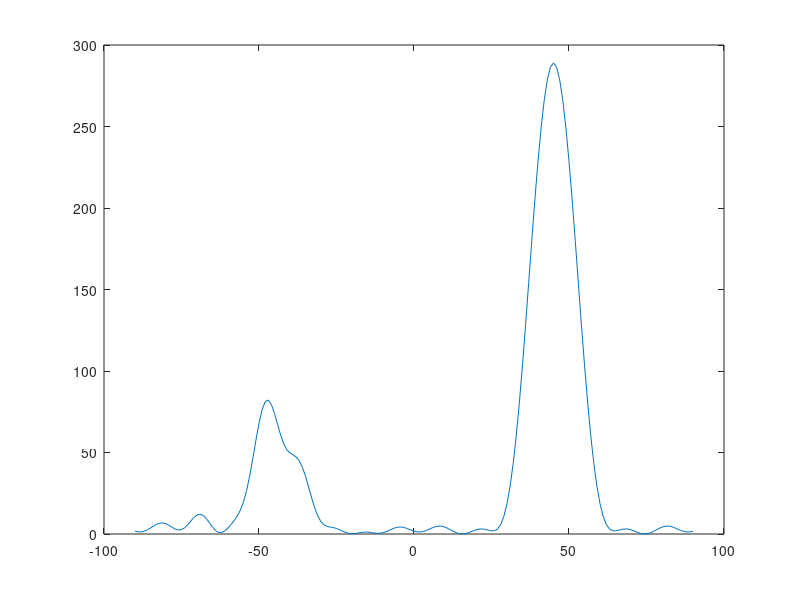

MATLAB code to generate this figure:
% L shaped sensor array. REF Q2 Assignment3

theta = -pi/2:pi/180:pi/2;

m=17;
dl=0.5;
ws1 = 2*pi*dl*sin(theta);
ws2 = - 2*pi*dl*cos(theta);
m1=(m-1)/2;

a1 = [exp(-1i*ws1); exp(-2i*ws1); exp(-3i*ws1); exp(-4i*ws1); exp(-5i*ws1); exp(-6i*ws1); exp(-7i*ws1); exp(-8i*ws1);];
a2 = [exp(0i*ws2); exp(-1i*ws2); exp(-2i*ws2); exp(-3i*ws2); exp(-4i*ws2); exp(-5i*ws2); exp(-6i*ws2); exp(-7i*ws2); exp(-8i*ws2);];

a = [a2' a1'];

theta0 = 45*pi/180;
ws10 = 2*pi*dl*sin(theta0);
ws20 = - 2*pi*dl*cos(theta0);

a10 = [exp(-1i*ws10); exp(-2i*ws10); exp(-3i*ws10); exp(-4i*ws10); exp(-5i*ws10); exp(-6i*ws10); exp(-7i*ws10); exp(-8i*ws10);];
a20 = [exp(0i*ws20); exp(-1i*ws20); exp(-2i*ws20); exp(-3i*ws20); exp(-4i*ws20); exp(-5i*ws20); exp(-6i*ws20); exp(-7i*ws20); exp(-8i*ws20);];

a0 = [a20' a10'];

W = a*a0';

plot(theta*180/pi, abs(W).^2);


